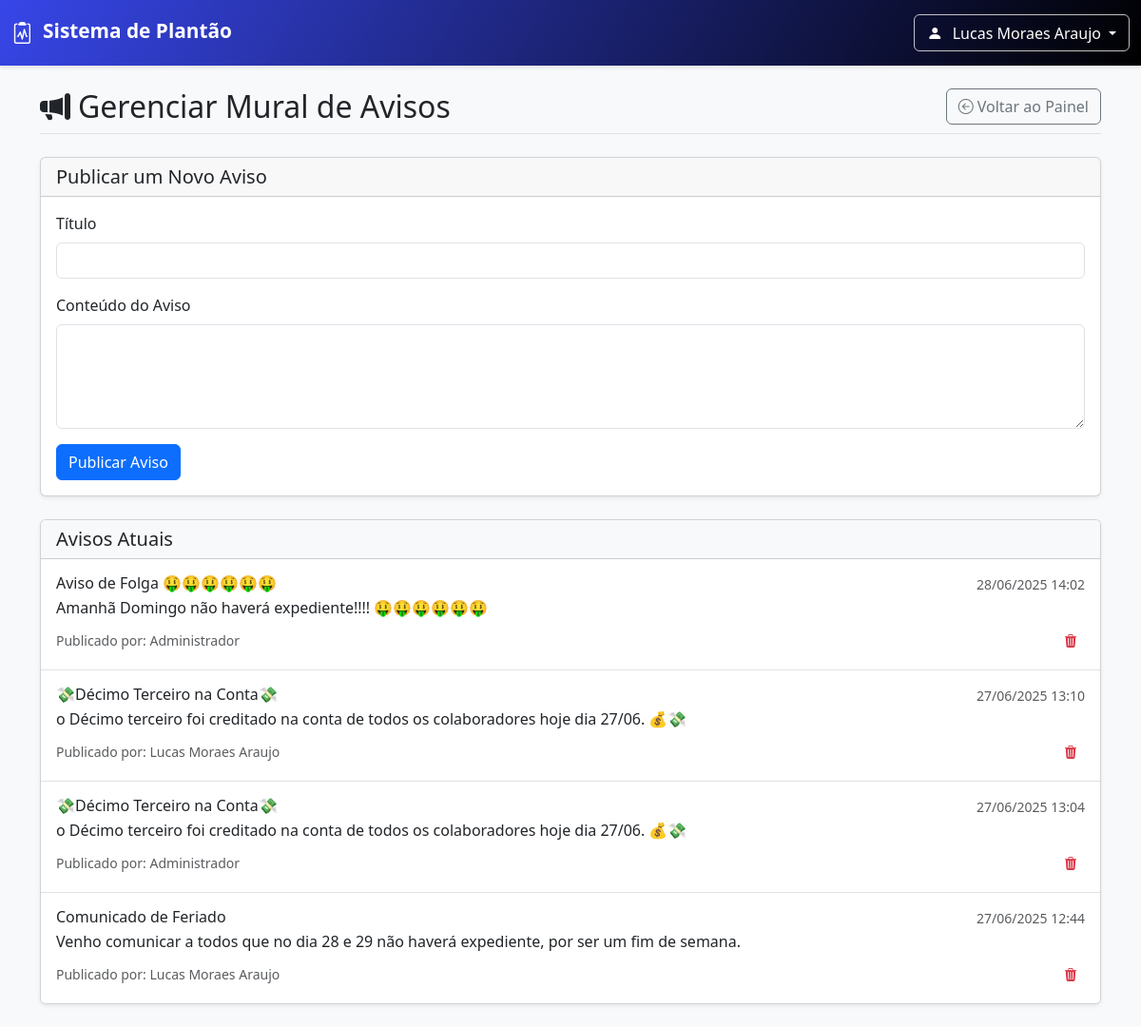
Page /admin/notices (signed in) on the committed database.
### db.py (models this page shows, shortened)
class User(db.Model, UserMixin):
    __tablename__ = 'users'
    id = db.Column(db.Integer, primary_key=True)
    name = db.Column(db.String(100), nullable=False)
    username = db.Column(db.String(50), unique=True, nullable=False)
    password = db.Column(db.String(200), nullable=False)
    profile = db.Column(db.String(200), nullable=False)
    email = db.Column(db.String(120), unique=True, nullable=False)
    is_active = db.Column(db.Boolean, default=True, nullable=False)
    creation_date = db.Column(db.DateTime, nullable=False, default=datetime.utcnow)
    last_login = db.Column(db.DateTime, nullable=True)
    forms = db.relationship('Form', back_populates='worker', lazy='dynamic')

class Notice(db.Model):
    __tablename__ = 'notices'
    id = db.Column(db.Integer, primary_key=True)
    title = db.Column(db.String(100), nullable=False)
    content = db.Column(db.Text, nullable=False)
    date_registry = db.Column(db.DateTime, nullable=False, default=datetime.utcnow)
    author_id = db.Column(db.Integer, db.ForeignKey('users.id'), nullable=False)
    author = db.relationship('User', backref='notices')

### routes/admin.py (the view, shortened to what this page needs)
@admin_bp.route("/notices", methods=["GET", "POST"])
@login_required
def manage_notices():
    if "ADMIN" not in current_user.profile:
        flash("Acesso negado.", "danger")
        return redirect(url_for("main.panel"))
    notices_query = db.select(Notice).order_by(Notice.date_registry.desc())
    notices_list = db.session.execute(notices_query).scalars().all()
    return render_template("manage_notices.html", notices=notices_list)

### routes/util.py (called while the page is built, shortened)
def format_date_filter(value, target_tz_str='Etc/GMT+3', format_str='%d/%m/%Y'):
    if value is None:
        return "N/A"
    if isinstance(value, date) and not isinstance(value, datetime):
        return value.strftime(format_str)
    dt_object = None
    if isinstance(value, datetime):
        dt_object = value
    if not isinstance(dt_object, datetime):
        return value
    dt_object_utc = dt_object.replace(tzinfo=timezone.utc) if dt_object.tzinfo is None else dt_object.astimezone(timezone.utc)
    try:
        target_tz = ZoneInfo(target_tz_str)
        local_dt = dt_object_utc.astimezone(target_tz)
        return local_dt.strftime(format_str)
    except Exception as e:
        print(f"AVISO: Erro na conversão de fuso ou formatação: {e}. Formatando como UTC.")
        return dt_object_utc.strftime(format_str)

### templates/manage_notices.html (shortened to what this page needs)
{% extends "navbar.html" %}
{% block content %}
<div class="container py-4">
    <div class="d-flex justify-content-between align-items-center mb-4 pb-2 border-bottom">
        <h1 class="h2 mb-0"><i class="bi bi-megaphone-fill me-2"></i>Gerenciar Mural de Avisos</h1>
        <a href="{{ url_for('main.panel') }}" class="btn btn-outline-secondary"><i
                class="bi bi-arrow-left-circle me-1"></i>Voltar ao Painel</a>
    </div>
    <div class="card shadow-sm mb-4">
        <div class="card-header">
            <h5 class="mb-0">Publicar um Novo Aviso</h5>
        </div>
        <div class="card-body">
            <form method="POST">
                <div class="mb-3">
                    <label for="title" class="form-label">Título</label>
                    <input type="text" class="form-control" id="title" name="title" required>
                </div>
                <div class="mb-3">
                    <label for="content" class="form-label">Conteúdo do Aviso</label>
                    <textarea class="form-control" id="content" name="content" rows="4" required></textarea>
                </div>
                <button type="submit" class="btn btn-primary">Publicar Aviso</button>
            </form>
        </div>
    </div>
    <div class="card shadow-sm">
        <div class="card-header bg-light">
            <h5 class="mb-0">Avisos Atuais</h5>
        </div>
        <div class="list-group list-group-flush">
            {% for notice in notices %}
            <div class="list-group-item p-3">
                <div class="d-flex w-100 justify-content-between">
                    <h6 class="mb-1">{{ notice.title }}</h6>
                    <small class="text-muted">{{ notice.date_registry | format_date_time }}</small>
                </div>
                <p class="mb-1">{{ notice.content }}</p>
                <div class="d-flex justify-content-between align-items-center mt-2">
                    <small class="text-muted">Publicado por: {{ notice.author.name }}</small>
                    <form method="POST" action="{{ url_for('admin.delet_notice', notice_id=notice.id) }}"
                        onsubmit="return confirm('Tem certeza que deseja deletar este aviso?');">
                        <button type="submit" class="btn btn-sm btn-outline-danger border-0" title="Deletar Aviso">
                            <i class="bi bi-trash3-fill"></i>
                        </button>
                    </form>
                </div>
            </div>
            {% else %}
            <div class="list-group-item p-4 text-center text-muted">
                <i class="bi bi-info-circle me-2"></i>Nenhum aviso publicado no momento.
            </div>
            {% endfor %}
        </div>
    </div>
</div>
{% endblock %}

### templates/navbar.html (shortened to what this page needs)
<!DOCTYPE html>
<html lang="pt-br">
<head>
    <link href="https://cdn.jsdelivr.net/npm/bootstrap@5.3.3/dist/css/bootstrap.min.css" rel="stylesheet">
    <link rel="stylesheet" href="https://cdn.jsdelivr.net/npm/bootstrap-icons@1.11.3/font/bootstrap-icons.min.css">
    <link rel="stylesheet" href="{{ url_for('static', filename='main.css') }}">
</head>
<body>
    {% if current_user.is_authenticated %}
    <nav class="navbar navbar-expand-lg navbar-dark shadow-sm navbar-custom no-print">
        <div class="container-fluid">
            <a class="navbar-brand navbar-brand-custom" href="{{ url_for('main.panel') }}">
                <i class="bi bi-clipboard2-pulse"></i> Sistema de Plantão
            </a>
            <div class="d-flex align-items-center ms-auto">
                <div class="dropdown">
                    <button class="btn dropdown-toggle user-dropdown-button" type="button" id="userDropdownGlobal"
                        data-bs-toggle="dropdown" aria-expanded="false">
                        <i class="bi bi-person-fill"></i> {{ current_user.name }}
                    </button>
                </div>
            </div>
        </div>
    </nav>
    {% endif %}
    {% block content %}{% endblock %}
</body>
</html>

### static/main.css (style rules this page uses)
body { background-color: #f8f9fa; }
.navbar-brand-custom { font-weight: 600; font-size: 1.3rem; }
.navbar-brand-custom .bi { vertical-align: -0.125em; margin-right: 0.3rem; font-size: 1.1em; }
.user-dropdown-button { background-color: transparent; border: 1px solid rgba(255, 255, 255, 0.6); color: #fff; font-weight: 500; border-radius: 0.375rem; padding: 0.4rem 0.8rem; }
.user-dropdown-button .bi { margin-right: 0.4rem; }
.navbar-custom { background-image: linear-gradient(120deg, #3746e8 0%, #000000 100%); padding-top: 0.75rem; padding-bottom: 0.75rem; transition: background-image 0.3s ease-in-out; }
.navbar-custom .navbar-brand, .navbar-custom .nav-link, .navbar-custom .user-dropdown-button { color: #ffffff; }
.navbar-custom .user-dropdown-button { border-color: rgba(255, 255, 255, 0.75); }
.navbar-custom.shadow-sm { box-shadow: 0 0.125rem 0.25rem rgba(0, 0, 0, 0.1) !important; }

### rows in the picture
User: name "Lucas Moraes Araujo"
Notice: title "Aviso de Folga 🤑🤑🤑🤑🤑🤑", date_registry "28/06/2025 14:02", content "Amanhã Domingo não haverá expediente!!!! 🤑🤑🤑🤑🤑🤑", author.name "Administrador"
Notice: title "💸Décimo Terceiro na Conta💸", date_registry "27/06/2025 13:10", content "o Décimo terceiro foi creditado na conta de todos os colaboradores hoje dia 27/06. 💰💸", author.name "Lucas Moraes Araujo"
Notice: title "💸Décimo Terceiro na Conta💸", date_registry "27/06/2025 13:04", content "o Décimo terceiro foi creditado na conta de todos os colaboradores hoje dia 27/06. 💰💸", author.name "Administrador"
Notice: title "Comunicado de Feriado", date_registry "27/06/2025 12:44", content "Venho comunicar a todos que no dia 28 e 29 não haverá expediente, por ser um fim de semana.", author.name "Lucas Moraes Araujo"
